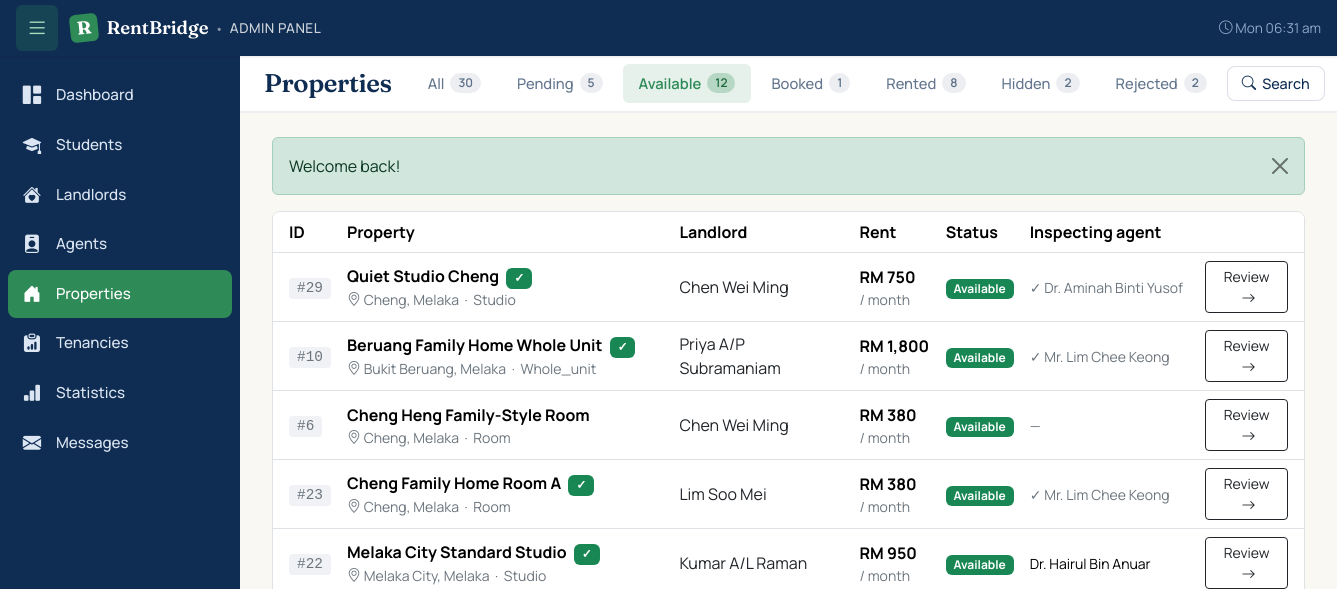
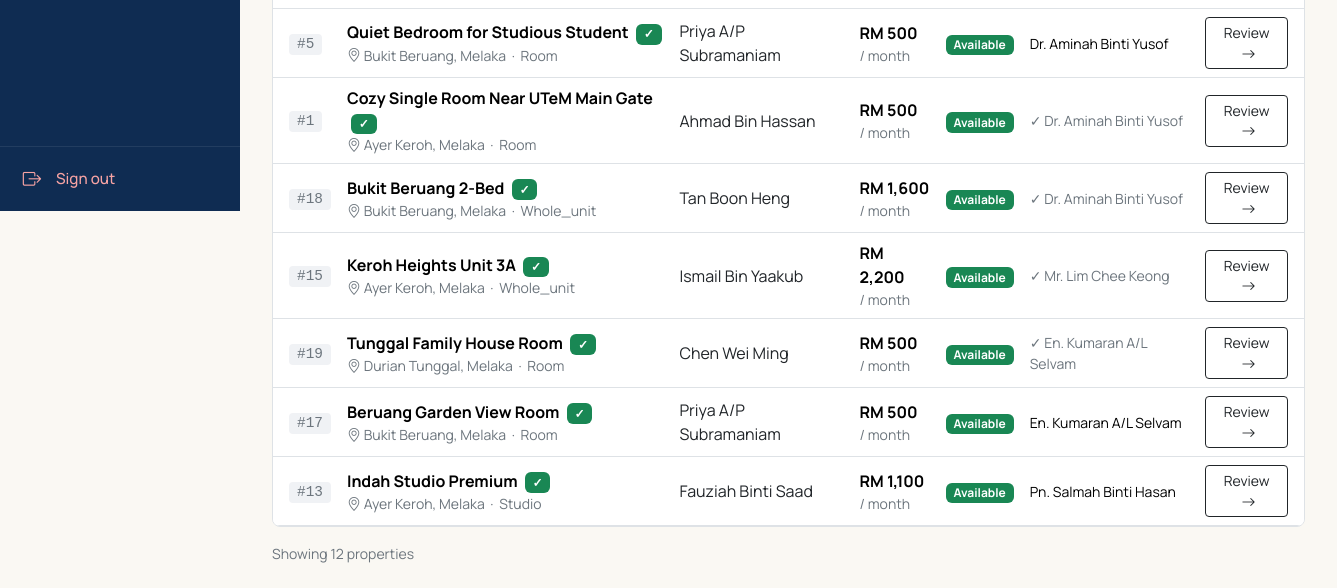
/admin/properties.php?tab=available (signed in), run on an earlier commit of the app's database (2 pictures, top to bottom).
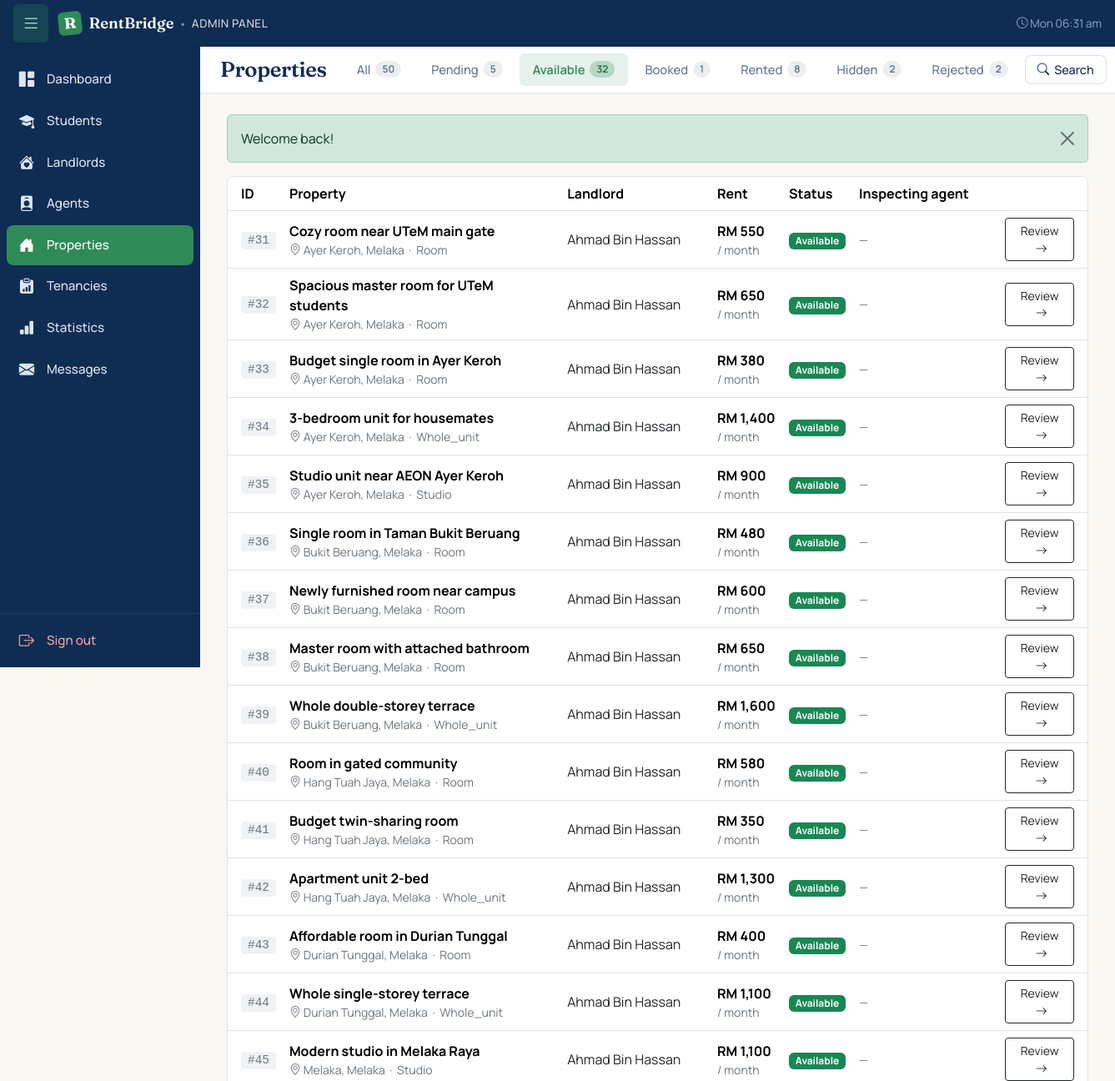
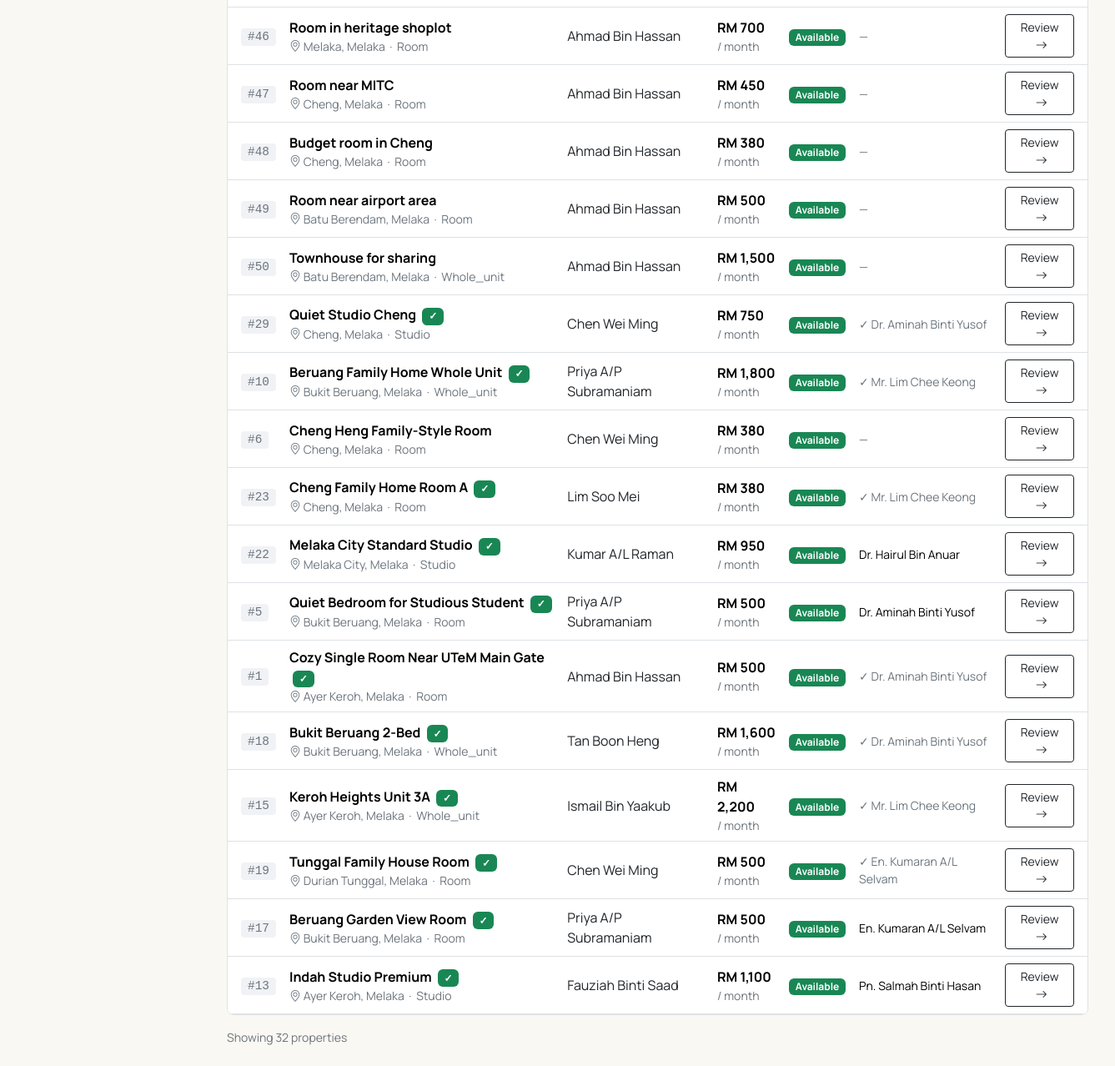
And on a later commit of the database (2 pictures, top to bottom).
### tables this page shows
CREATE TABLE `properties` (
  `id` int(11) NOT NULL,
  `landlord_id` int(11) NOT NULL,
  `title` varchar(150) NOT NULL,
  `property_type` enum('room','studio','whole_unit') NOT NULL,
  `address` text NOT NULL,
  `city` varchar(80) NOT NULL,
  `postcode` varchar(10) NOT NULL,
  `state` varchar(50) NOT NULL DEFAULT 'Melaka',
  `latitude` decimal(10,7) DEFAULT NULL,
  `longitude` decimal(10,7) DEFAULT NULL,
  `maps_url` varchar(500) DEFAULT NULL,
  `monthly_rent` decimal(8,2) NOT NULL,
  `deposit` decimal(8,2) NOT NULL DEFAULT 0.00,
  `description` text DEFAULT NULL,
  `facilities` text DEFAULT NULL,
  `furnishing` enum('none','partial','full') NOT NULL DEFAULT 'partial',
  `status` enum('pending_approval','available','booked','rented','hidden','rejected') NOT NULL DEFAULT 'pending_approval',
  `viewing_mode` enum('landlord_led','agent_led','either') NOT NULL DEFAULT 'either',
  `agent_verified_at` timestamp NULL DEFAULT NULL,
  `agent_verified_by` int(11) DEFAULT NULL,
  `created_at` timestamp NOT NULL DEFAULT current_timestamp(),
  `updated_at` timestamp NOT NULL DEFAULT current_timestamp() ON UPDATE current_timestamp()
);

CREATE TABLE `landlords` (
  `user_id` int(11) NOT NULL,
  `full_name` varchar(150) NOT NULL,
  `preferred_name` varchar(50) NOT NULL DEFAULT '',
  `ic_no` varchar(20) NOT NULL,
  `phone` varchar(20) NOT NULL,
  `allow_whatsapp` tinyint(1) NOT NULL DEFAULT 0,
  `address` varchar(255) DEFAULT NULL,
  `verified` tinyint(1) NOT NULL DEFAULT 0
);

### includes/auth.php (called while the page is built, shortened)
<?php
function e(?string $value): string {
    return htmlspecialchars($value ?? '', ENT_QUOTES | ENT_HTML5, 'UTF-8');
}
function get_flash(): ?array {
    $f = $_SESSION['flash'];
    return $f;
}

### admin/properties.php (the view, shortened to what this page needs)
<?php
require_once __DIR__ . '/../includes/auth.php';
$pdo = db();
$tab = $_GET['tab'] ?? 'all';
$searchQuery = trim($_GET['q'] ?? '');
$filterCity  = trim($_GET['city'] ?? '');
$counts = [];
foreach (['pending_approval', 'available', 'booked', 'rented', 'hidden', 'rejected'] as $s) {
    $stmt = $pdo->prepare("SELECT COUNT(*) FROM properties WHERE status = ?");
    $stmt->execute([$s]);
    $key = $s === 'pending_approval' ? 'pending' : $s;
    $counts[$key] = (int)$stmt->fetchColumn();
}
$counts['all'] = array_sum($counts);
$where  = "1 = 1";
$params = [];
if ($tab !== 'all') {
    $dbStatus = $tab === 'pending' ? 'pending_approval' : $tab;
    $where .= ' AND p.status = ?';
    $params[] = $dbStatus;
}
$stmt = $pdo->prepare("
    SELECT p.*,
           p.landlord_id AS landlord_user_id,
           l.full_name AS landlord_name,
           (SELECT a.full_name
              FROM bookings b
              JOIN agents a ON a.user_id = b.agent_id
             WHERE b.property_id = p.id
               AND b.status IN ('agent_verifying','agent_assigned','contract_pending','active')
             ORDER BY b.id DESC LIMIT 1
           ) AS current_inspector,
           (SELECT ag.full_name
              FROM users a
              JOIN agents ag ON ag.user_id = p.agent_verified_by
             WHERE a.id = p.agent_verified_by
           ) AS verifier_name
      FROM properties p
      JOIN users u ON u.id = p.landlord_id
      JOIN landlords l ON l.user_id = p.landlord_id
      WHERE $where
      ORDER BY p.created_at DESC
");
$stmt->execute($params);
$properties = $stmt->fetchAll();
$pageTitle = 'Properties';
$activeNav = 'properties';
function build_property_tab_url(string $tab, string $q, string $city): string {
    $params = ['tab' => $tab];
    return '?' . http_build_query($params);
}
$pageTabs = [
    ['label' => 'All',       'href' => build_property_tab_url('all',       $searchQuery, $filterCity), 'active' => $tab==='all',       'count' => $counts['all']],
    ['label' => 'Pending',   'href' => build_property_tab_url('pending',   $searchQuery, $filterCity), 'active' => $tab==='pending',   'count' => $counts['pending']],
    ['label' => 'Available', 'href' => build_property_tab_url('available', $searchQuery, $filterCity), 'active' => $tab==='available', 'count' => $counts['available']],
    ['label' => 'Booked',    'href' => build_property_tab_url('booked',    $searchQuery, $filterCity), 'active' => $tab==='booked',    'count' => $counts['booked']],
    ['label' => 'Rented',    'href' => build_property_tab_url('rented',    $searchQuery, $filterCity), 'active' => $tab==='rented',    'count' => $counts['rented']],
    ['label' => 'Hidden',    'href' => build_property_tab_url('hidden',    $searchQuery, $filterCity), 'active' => $tab==='hidden',    'count' => $counts['hidden']],
    ['label' => 'Rejected',  'href' => build_property_tab_url('rejected',  $searchQuery, $filterCity), 'active' => $tab==='rejected',  'count' => $counts['rejected']],
];
?>
<form method="GET" class="row g-2 align-items-end">
    <div class="col-md-6">
    </div>
    <div class="col-md-3">
    </div>
</form>
<?php
$filterContent = ob_get_clean();
function property_status_badge(string $status): array {
    return match ($status) {
        'pending_approval' => ['Pending review', 'warning'],
        'available'        => ['Available',      'success'],
        'booked'           => ['Booked',         'info'],
        'rented'           => ['Rented',         'primary'],
        'hidden'           => ['Hidden',         'secondary'],
        'rejected'         => ['Rejected',       'danger'],
        default            => [$status,          'secondary'],
    };
}
?>
<?php if (empty($properties)): ?>
    <div class="text-center py-5 bg-white rounded-3 border">
        <i class="bi bi-house" style="font-size: 3rem; color: rgba(15,44,82,0.15);"></i>
        <h4 class="mt-3">No properties found</h4>
        <p class="text-secondary small">
            <?php if ($searchQuery || $filterCity): ?>
                Try adjusting your filters.
            <?php else: ?>
                No properties in this tab yet.
            <?php endif; ?>
        </p>
    </div>
<?php else: ?>
    <div class="bg-white border rounded-3 overflow-hidden">
        <table class="table mb-0 align-middle">
            <thead style="background:#F4F4EE;">
                <tr>
                    <th class="ps-3">ID</th>
                    <th>Property</th>
                    <th>Landlord</th>
                    <th>Rent</th>
                    <th>Status</th>
                    <th>Inspecting agent</th>
                    <th class="text-end pe-3"></th>
                </tr>
            </thead>
            <tbody>
                <?php foreach ($properties as $p):
                    [$label, $color] = property_status_badge($p['status']);
                    $verified = !empty($p['agent_verified_at']);
                ?>
                    <tr>
                        <td class="ps-3">
                            <code class="text-secondary">#<?= (int)$p['id'] ?></code>
                        </td>
                        <td>
                            <strong><?= e($p['title']) ?></strong>
                            <?php if ($verified): ?>
                                <span class="badge bg-success ms-1" title="Agent-verified">✓</span>
                            <?php endif; ?>
                            <div class="small text-secondary">
                                <i class="bi bi-geo-alt"></i> <?= e($p['city']) ?>, <?= e($p['state']) ?>
                                &nbsp;·&nbsp; <?= e(ucfirst($p['property_type'])) ?>
                            </div>
                        </td>
                        <td>
                            <a href="/rentbridge/admin/user.php?id=<?= (int)$p['landlord_user_id'] ?>"
                               class="text-decoration-none text-dark">
                                <?= e($p['landlord_name']) ?>
                            </a>
                        </td>
                        <td>
                            <strong>RM <?= number_format((float)$p['monthly_rent']) ?></strong>
                            <div class="small text-secondary">/ month</div>
                        </td>
                        <td><span class="badge bg-<?= $color ?>"><?= e($label) ?></span></td>
                        <td class="small">
                            <?php if (!empty($p['current_inspector'])): ?>
                                <?= e($p['current_inspector']) ?>
                            <?php elseif (!empty($p['verifier_name'])): ?>
                                <span class="text-secondary">
                                    ✓ <?= e($p['verifier_name']) ?>
                                </span>
                            <?php else: ?>
                                <span class="text-secondary">—</span>
                            <?php endif; ?>
                        </td>
                        <td class="text-end pe-3">
                            <a href="/rentbridge/admin/property.php?id=<?= (int)$p['id'] ?>"
                               class="btn btn-sm btn-outline-dark">
                                Review <i class="bi bi-arrow-right ms-1"></i>
                            </a>
                        </td>
                    </tr>
                <?php endforeach; ?>
            </tbody>
        </table>
    </div>
    <p class="text-secondary small mt-3 mb-0">
        Showing <?= count($properties) ?> <?= count($properties) === 1 ? 'property' : 'properties' ?>
    </p>
<?php endif; ?>
<?php
$pageContent = ob_get_clean();
require __DIR__ . '/../includes/admin_layout.php';

### includes/admin_layout.php (shortened to what this page needs)
<?php
require_once __DIR__ . '/auth.php';
$pageTitle     = $pageTitle     ?? 'Admin';
$activeNav     = $activeNav     ?? '';
$pageTabs      = $pageTabs      ?? [];
$filterContent = $filterContent ?? '';
$pageContent   = $pageContent   ?? '';
?>
<!DOCTYPE html>
<html lang="en">
<head>
    <link href="https://cdn.jsdelivr.net/npm/bootstrap@5.3.3/dist/css/bootstrap.min.css" rel="stylesheet">
    <link href="https://cdn.jsdelivr.net/npm/bootstrap-icons@1.11.3/font/bootstrap-icons.min.css" rel="stylesheet">
    <link href="/rentbridge/assets/css/style.css" rel="stylesheet">
    <link href="/rentbridge/assets/css/admin.css" rel="stylesheet">
</head>
<body class="admin-body">
<header class="admin-topbar">
    <button type="button"
            class="topbar-toggle"
            id="sidebarToggle"
            data-tooltip="Hide sidebar"
            aria-label="Toggle sidebar">
        <i class="bi bi-list"></i>
    </button>
    <a href="/rentbridge/admin/dashboard.php" class="topbar-brand">
        <span class="topbar-logo">R</span>
        <span class="topbar-name">RentBridge</span>
        <span class="topbar-divider">·</span>
        <span class="topbar-tag">Admin Panel</span>
    </a>
    <div class="topbar-right">
        <span class="topbar-clock">
            <i class="bi bi-clock"></i> <span id="clockText">—</span>
        </span>
    </div>
</header>
<div class="admin-shell">
    <aside class="admin-sidebar" id="adminSidebar">
        <nav class="sidebar-nav">
            <a href="/rentbridge/admin/dashboard.php"
               class="sidebar-link <?= $activeNav === 'dashboard' ? 'active' : '' ?>">
                <i class="bi bi-grid-1x2-fill"></i>
                <span class="sidebar-label">Dashboard</span>
            </a>
            <a href="/rentbridge/admin/students.php"
            class="sidebar-link <?= $activeNav === 'students' ? 'active' : '' ?>">
                <i class="bi bi-mortarboard-fill"></i>
                <span class="sidebar-label">Students</span>
            </a>
            <a href="/rentbridge/admin/landlords.php"
            class="sidebar-link <?= $activeNav === 'landlords' ? 'active' : '' ?>">
                <i class="bi bi-house-heart-fill"></i>
                <span class="sidebar-label">Landlords</span>
            </a>
            <a href="/rentbridge/admin/agents.php"
               class="sidebar-link <?= $activeNav === 'agents' ? 'active' : '' ?>">
                <i class="bi bi-person-badge-fill"></i>
                <span class="sidebar-label">Agents</span>
            </a>
            <a href="/rentbridge/admin/properties.php"
               class="sidebar-link <?= $activeNav === 'properties' ? 'active' : '' ?>">
                <i class="bi bi-house-door-fill"></i>
                <span class="sidebar-label">Properties</span>
            </a>
            <a href="/rentbridge/admin/bookings.php"
               class="sidebar-link <?= $activeNav === 'bookings' ? 'active' : '' ?>">
                <i class="bi bi-clipboard-data-fill"></i>
                <span class="sidebar-label">Tenancies</span>
            </a>
            <a href="/rentbridge/admin/statistics/summary.php"
               class="sidebar-link <?= $activeNav === 'reports' ? 'active' : '' ?>">
                <i class="bi bi-bar-chart-fill"></i>
                <span class="sidebar-label">Statistics</span>
            </a>
            <a href="/rentbridge/admin/messages.php"
            class="sidebar-link <?= $activeNav === 'messages' ? 'active' : '' ?>">
                <i class="bi bi-envelope-fill"></i>
                <span class="sidebar-label">Messages</span>
            </a>
        </nav>
        <div class="sidebar-footer">
            <a href="/rentbridge/auth/logout.php" class="sidebar-link sidebar-logout">
                <i class="bi bi-box-arrow-right"></i>
                <span class="sidebar-label">Sign out</span>
            </a>
        </div>
    </aside>
    <main class="admin-main">
        <?php if (!empty($pageTabs)): ?>
            <div class="admin-tabbar">
                <h1 class="admin-page-title-inline"><?= e($pageTitle) ?></h1>
                <?php foreach ($pageTabs as $tab): ?>
                    <a href="<?= e($tab['href']) ?>"
                       class="admin-tab <?= !empty($tab['active']) ? 'active' : '' ?>">
                        <?= e($tab['label']) ?>
                        <?php if (isset($tab['count'])): ?>
                            <span class="admin-tab-count"><?= (int)$tab['count'] ?></span>
                        <?php endif; ?>
                    </a>
                <?php endforeach; ?>
                <?php if (!empty($filterContent)): ?>
                    <button type="button" class="admin-filter-toggle" id="filterToggle">
                        <i class="bi bi-search"></i>
                        <span>Search</span>
                    </button>
                <?php endif; ?>
            </div>
            <?php if (!empty($filterContent)): ?>
                <div class="admin-filter-drawer" id="filterDrawer">
                    <?= $filterContent ?>
                </div>
            <?php endif; ?>
        <?php endif; ?>
        <div class="admin-content">
            <?php $flash = get_flash(); if ($flash): ?>
                <div class="alert alert-<?= e($flash['type']) ?> alert-dismissible fade show">
                    <?= e($flash['message']) ?>
                    <button type="button" class="btn-close" data-bs-dismiss="alert"></button>
                </div>
            <?php endif; ?>
            <?= $pageContent ?>
        </div>
    </main>
</div>
</body>
</html>

### assets/css/style.css (style rules this page uses)
:root { --rb-navy: #0F2C52; --rb-navy-dark: #0A2240; --rb-emerald: #2E8B57; --rb-emerald-dark:#1F6D45; --rb-cream: #FAF8F3; --rb-text: #0E1B2C; --rb-text-soft: #4B5A6E; --rb-line: #E5E7EB; }
body { font-family: 'Manrope', system-ui, sans-serif; color: var(--rb-text); background: #fff; }
h1, h2, h3, h4, h5 { font-family: 'Fraunces', Georgia, serif; color: var(--rb-navy); font-weight: 600; letter-spacing: -0.015em; }
code { background: rgba(15,44,82,.06); padding: 0.15rem 0.5rem; border-radius: 4px; font-family: 'Menlo', monospace; font-size: 0.9em; }

What changed in the data, as far as the page shows it:
added properties: id "31", title "Cozy room near UTeM main gate", city "Ayer Keroh", state "Melaka", property_type "Room", landlords.full_name "Ahmad Bin Hassan", monthly_rent "550", label "Available"
added properties: id "32", title "Spacious master room for UTeM students", city "Ayer Keroh", state "Melaka", property_type "Room", landlords.full_name "Ahmad Bin Hassan", monthly_rent "650", label "Available"
added properties: id "33", title "Budget single room in Ayer Keroh", city "Ayer Keroh", state "Melaka", property_type "Room", landlords.full_name "Ahmad Bin Hassan", monthly_rent "380", label "Available"
added properties: id "34", title "3-bedroom unit for housemates", city "Ayer Keroh", state "Melaka", property_type "Whole_unit", landlords.full_name "Ahmad Bin Hassan", monthly_rent "1,400", label "Available"
added properties: id "35", title "Studio unit near AEON Ayer Keroh", city "Ayer Keroh", state "Melaka", property_type "Studio", landlords.full_name "Ahmad Bin Hassan", monthly_rent "900", label "Available"
added properties: id "36", title "Single room in Taman Bukit Beruang", city "Bukit Beruang", state "Melaka", property_type "Room", landlords.full_name "Ahmad Bin Hassan", monthly_rent "480", label "Available"
added properties: id "37", title "Newly furnished room near campus", city "Bukit Beruang", state "Melaka", property_type "Room", landlords.full_name "Ahmad Bin Hassan", monthly_rent "600", label "Available"
added properties: id "38", title "Master room with attached bathroom", city "Bukit Beruang", state "Melaka", property_type "Room", landlords.full_name "Ahmad Bin Hassan", monthly_rent "650", label "Available"
added properties: id "39", title "Whole double-storey terrace", city "Bukit Beruang", state "Melaka", property_type "Whole_unit", landlords.full_name "Ahmad Bin Hassan", monthly_rent "1,600", label "Available"
added properties: id "40", title "Room in gated community", city "Hang Tuah Jaya", state "Melaka", property_type "Room", landlords.full_name "Ahmad Bin Hassan", monthly_rent "580", label "Available"
added properties: id "41", title "Budget twin-sharing room", city "Hang Tuah Jaya", state "Melaka", property_type "Room", landlords.full_name "Ahmad Bin Hassan", monthly_rent "350", label "Available"
added properties: id "42", title "Apartment unit 2-bed", city "Hang Tuah Jaya", state "Melaka", property_type "Whole_unit", landlords.full_name "Ahmad Bin Hassan", monthly_rent "1,300", label "Available"
added properties: id "43", title "Affordable room in Durian Tunggal", city "Durian Tunggal", state "Melaka", property_type "Room", landlords.full_name "Ahmad Bin Hassan", monthly_rent "400", label "Available"
added properties: id "44", title "Whole single-storey terrace", city "Durian Tunggal", state "Melaka", property_type "Whole_unit", landlords.full_name "Ahmad Bin Hassan", monthly_rent "1,100", label "Available"
added properties: id "45", title "Modern studio in Melaka Raya", city "Melaka", state "Melaka", property_type "Studio", landlords.full_name "Ahmad Bin Hassan", monthly_rent "1,100", label "Available"
added properties: id "46", title "Room in heritage shoplot", city "Melaka", state "Melaka", property_type "Room", landlords.full_name "Ahmad Bin Hassan", monthly_rent "700", label "Available"
added properties: id "47", title "Room near MITC", city "Cheng", state "Melaka", property_type "Room", landlords.full_name "Ahmad Bin Hassan", monthly_rent "450", label "Available"
added properties: id "48", title "Budget room in Cheng", city "Cheng", state "Melaka", property_type "Room", landlords.full_name "Ahmad Bin Hassan", monthly_rent "380", label "Available"
added properties: id "49", title "Room near airport area", city "Batu Berendam", state "Melaka", property_type "Room", landlords.full_name "Ahmad Bin Hassan", monthly_rent "500", label "Available"
added properties: id "50", title "Townhouse for sharing", city "Batu Berendam", state "Melaka", property_type "Whole_unit", landlords.full_name "Ahmad Bin Hassan", monthly_rent "1,500", label "Available"
Also different on the page:
count($properties): "12" → "32"
new list line: "All 50"
new list line: "Available 32"
list line gone: "All 30"
list line gone: "Available 12"
